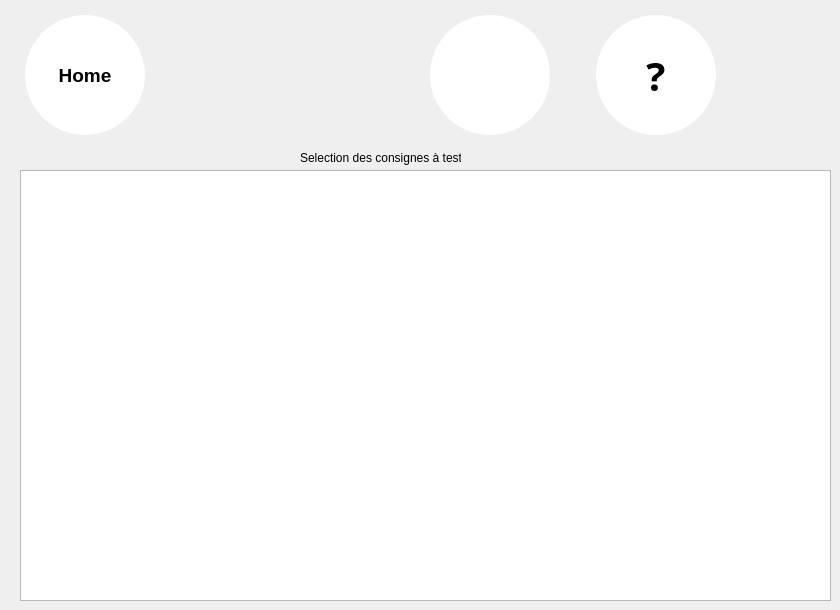
   <widget class="QWidget" name="page_2">
    <widget class="QWidget" name="layoutWidget_3">
     <property name="geometry">
      <rect>
       <x>20</x>
       <y>10</y>
       <width>701</width>
       <height>130</height>
      </rect>
     </property>
     <layout class="QHBoxLayout" name="horizontalLayout_3">
      <property name="leftMargin">
       <number>5</number>
      </property>
      <property name="topMargin">
       <number>5</number>
      </property>
      <property name="rightMargin">
       <number>5</number>
      </property>
      <property name="bottomMargin">
       <number>5</number>
      </property>
      <item>
       <widget class="QToolButton" name="B_Home_2">
        <property name="minimumSize">
         <size>
          <width>120</width>
          <height>120</height>
         </size>
        </property>
        <property name="maximumSize">
         <size>
          <width>120</width>
          <height>120</height>
         </size>
        </property>
        <property name="palette">
         <palette>
          <active>
           <colorrole role="Button">
            <brush brushstyle="SolidPattern">
             <color alpha="255">
              <red>255</red>
              <green>255</green>
              <blue>255</blue>
             </color>
            </brush>
           </colorrole>
           <colorrole role="Base">
            <brush brushstyle="SolidPattern">
             <color alpha="255">
              <red>255</red>
              <green>255</green>
              <blue>255</blue>
             </color>
            </brush>
           </colorrole>
           <colorrole role="Window">
            <brush brushstyle="SolidPattern">
             <color alpha="255">
              <red>255</red>
              <green>255</green>
              <blue>255</blue>
             </color>
            </brush>
           </colorrole>
          </active>
          <inactive>
           <colorrole role="Button">
            <brush brushstyle="SolidPattern">
             <color alpha="255">
              <red>255</red>
              <green>255</green>
              <blue>255</blue>
             </color>
            </brush>
           </colorrole>
           <colorrole role="Base">
            <brush brushstyle="SolidPattern">
             <color alpha="255">
              <red>255</red>
              <green>255</green>
              <blue>255</blue>
             </color>
            </brush>
           </colorrole>
           <colorrole role="Window">
            <brush brushstyle="SolidPattern">
             <color alpha="255">
              <red>255</red>
              <green>255</green>
              <blue>255</blue>
             </color>
            </brush>
           </colorrole>
          </inactive>
          <disabled>
           <colorrole role="Button">
            <brush brushstyle="SolidPattern">
             <color alpha="255">
              <red>255</red>
              <green>255</green>
              <blue>255</blue>
             </color>
            </brush>
           </colorrole>
           <colorrole role="Base">
            <brush brushstyle="SolidPattern">
             <color alpha="255">
              <red>255</red>
              <green>255</green>
              <blue>255</blue>
             </color>
            </brush>
           </colorrole>
           <colorrole role="Window">
            <brush brushstyle="SolidPattern">
             <color alpha="255">
              <red>255</red>
              <green>255</green>
              <blue>255</blue>
             </color>
            </brush>
           </colorrole>
          </disabled>
         </palette>
        </property>
        <property name="font">
         <font>
          <pointsize>14</pointsize>
          <weight>75</weight>
          <bold>true</bold>
         </font>
        </property>
        <property name="styleSheet">
         <string notr="true">QToolButton{
background-color: rgb(255, 255, 255);
border-width:1px;
border-radius:60px;
max-width:120px;
max-height:120px;
min-width:120px;
min-height:120px;
}

QToolButton:pressed{ 
	background-color: rgb(222, 222, 222);

}</string>
        </property>
        <property name="text">
         <string>Home</string>
        </property>
        <property name="icon">
         <iconset resource="Src.qrc">
          <normaloff>:/ImgList/Home</normaloff>:/ImgList/Home</iconset>
        </property>
        <property name="iconSize">
         <size>
          <width>70</width>
          <height>70</height>
         </size>
        </property>
        <property name="toolButtonStyle">
         <enum>Qt::ToolButtonTextUnderIcon</enum>
        </property>
       </widget>
      </item>
      <item>
       <spacer name="horizontalSpacer_3">
        <property name="orientation">
         <enum>Qt::Horizontal</enum>
        </property>
        <property name="sizeHint" stdset="0">
         <size>
          <width>40</width>
          <height>20</height>
         </size>
        </property>
       </spacer>
      </item>
      <item>
       <widget class="QToolButton" name="B_Assistance_2">
        <property name="font">
         <font>
          <family>Droid Sans Georgian</family>
          <pointsize>30</pointsize>
          <weight>75</weight>
          <bold>true</bold>
         </font>
        </property>
        <property name="styleSheet">
         <string notr="true">QToolButton{
background-color: rgb(255, 255, 255);
border-width:1px;
border-radius:60px;
max-width:120px;
max-height:120px;
min-width:120px;
min-height:120px;
}

QToolButton:pressed{ 
	background-color: rgb(222, 222, 222);

}</string>
        </property>
        <property name="text">
         <string/>
        </property>
        <property name="icon">
         <iconset resource="Src.qrc">
          <normaloff>:/ImgList/BAssistance</normaloff>:/ImgList/BAssistance</iconset>
        </property>
        <property name="iconSize">
         <size>
          <width>70</width>
          <height>70</height>
         </size>
        </property>
        <property name="popupMode">
         <enum>QToolButton::DelayedPopup</enum>
        </property>
        <property name="toolButtonStyle">
         <enum>Qt::ToolButtonIconOnly</enum>
        </property>
        <property name="autoRaise">
         <bool>false</bool>
        </property>
       </widget>
      </item>
      <item>
       <spacer name="horizontalSpacer_8">
        <property name="orientation">
         <enum>Qt::Horizontal</enum>
        </property>
        <property name="sizeType">
         <enum>QSizePolicy::Fixed</enum>
        </property>
        <property name="sizeHint" stdset="0">
         <size>
          <width>40</width>
          <height>20</height>
         </size>
        </property>
       </spacer>
      </item>
      <item>
       <widget class="QToolButton" name="B_Help_2">
        <property name="palette">
         <palette>
          <active>
           <colorrole role="Button">
            <brush brushstyle="SolidPattern">
             <color alpha="255">
              <red>255</red>
              <green>255</green>
              <blue>255</blue>
             </color>
            </brush>
           </colorrole>
           <colorrole role="Base">
            <brush brushstyle="SolidPattern">
             <color alpha="255">
              <red>255</red>
              <green>255</green>
              <blue>255</blue>
             </color>
            </brush>
           </colorrole>
           <colorrole role="Window">
            <brush brushstyle="SolidPattern">
             <color alpha="255">
              <red>255</red>
              <green>255</green>
              <blue>255</blue>
             </color>
            </brush>
           </colorrole>
          </active>
          <inactive>
           <colorrole role="Button">
            <brush brushstyle="SolidPattern">
             <color alpha="255">
              <red>255</red>
              <green>255</green>
              <blue>255</blue>
             </color>
            </brush>
           </colorrole>
           <colorrole role="Base">
            <brush brushstyle="SolidPattern">
             <color alpha="255">
              <red>255</red>
              <green>255</green>
              <blue>255</blue>
             </color>
            </brush>
           </colorrole>
           <colorrole role="Window">
            <brush brushstyle="SolidPattern">
             <color alpha="255">
              <red>255</red>
              <green>255</green>
              <blue>255</blue>
             </color>
            </brush>
           </colorrole>
          </inactive>
          <disabled>
           <colorrole role="Button">
            <brush brushstyle="SolidPattern">
             <color alpha="255">
              <red>255</red>
              <green>255</green>
              <blue>255</blue>
             </color>
            </brush>
           </colorrole>
           <colorrole role="Base">
            <brush brushstyle="SolidPattern">
             <color alpha="255">
              <red>255</red>
              <green>255</green>
              <blue>255</blue>
             </color>
            </brush>
           </colorrole>
           <colorrole role="Window">
            <brush brushstyle="SolidPattern">
             <color alpha="255">
              <red>255</red>
              <green>255</green>
              <blue>255</blue>
             </color>
            </brush>
           </colorrole>
          </disabled>
         </palette>
        </property>
        <property name="font">
         <font>
          <family>Droid Sans Georgian</family>
          <pointsize>30</pointsize>
          <weight>75</weight>
          <bold>true</bold>
         </font>
        </property>
        <property name="styleSheet">
         <string notr="true">QToolButton{
background-color: rgb(255, 255, 255);
border-width:1px;
border-radius:60px;
max-width:120px;
max-height:120px;
min-width:120px;
min-height:120px;
}

QToolButton:pressed{ 
	background-color: rgb(222, 222, 222);

}</string>
        </property>
        <property name="text">
         <string>?</string>
        </property>
        <property name="popupMode">
         <enum>QToolButton::DelayedPopup</enum>
        </property>
        <property name="toolButtonStyle">
         <enum>Qt::ToolButtonIconOnly</enum>
        </property>
        <property name="autoRaise">
         <bool>false</bool>
        </property>
       </widget>
      </item>
     </layout>
    </widget>
    <widget class="QLabel" name="label_2">
     <property name="geometry">
      <rect>
       <x>300</x>
       <y>150</y>
       <width>161</width>
       <height>16</height>
      </rect>
     </property>
     <property name="text">
      <string>Selection des consignes à tester</string>
     </property>
    </widget>
    <widget class="QGraphicsView" name="SelectDoors_GraphicsView">
     <property name="geometry">
      <rect>
       <x>20</x>
       <y>170</y>
       <width>811</width>
       <height>431</height>
      </rect>
     </property>
    </widget>
   </widget>
